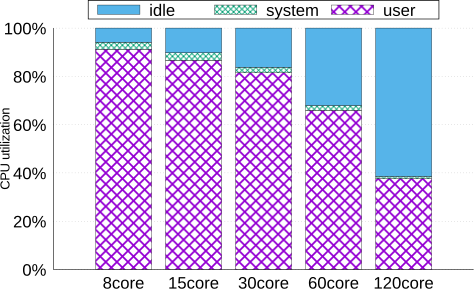

Reproduce this figure in gnuplot.
set font "arial,12" 
set border 3 front lt black linewidth 0.500 dashtype solid
set boxwidth 0.80 absolute
set style fill   pattern 1 border lt -1
#set style fill  solid 1.00 border lt -1
set grid nopolar
set grid noxtics nomxtics ytics nomytics noztics nomztics \
 nox2tics nomx2tics noy2tics nomy2tics nocbtics nomcbtics
set grid layerdefault   lt 0 linewidth 0.600,  lt 0 linewidth 0.600
set key above horizontal Left reverse enhanced autotitle columnhead box lt black linewidth 2.000 dashtype solid font "arial,18" 
set style histogram columnstacked title textcolor lt 1 
set datafile missing '-'
set style data histograms
set xtics border in scale 1,0.5 nomirror norotate font "arial,18" autojustify
#set xtics rotate by -45
set xtics  norangelimit
set xtics   ()
set ytics border in scale 0,0 mirror norotate  autojustify font "arial,18"
set ylabel "CPU utilization"  font "arial,14"
set ztics border in scale 0,0 nomirror norotate  autojustify
set cbtics border in scale 0,0 mirror norotate  autojustify
set rtics axis in scale 0,0 nomirror norotate  autojustify
set paxis 1 tics border in scale 0,0 nomirror norotate  autojustify
set paxis 1 tics autofreq  rangelimit
set paxis 2 tics border in scale 0,0 nomirror norotate  autojustify
set paxis 2 tics autofreq  rangelimit
set paxis 3 tics border in scale 0,0 nomirror norotate  autojustify
set paxis 3 tics autofreq  rangelimit
set paxis 4 tics border in scale 0,0 nomirror norotate  autojustify
set paxis 4 tics autofreq  rangelimit
set paxis 5 tics border in scale 0,0 nomirror norotate  autojustify
set paxis 5 tics autofreq  rangelimit
set paxis 6 tics border in scale 0,0 nomirror norotate  autojustify
set paxis 6 tics autofreq  rangelimit
set paxis 7 tics border in scale 0,0 nomirror norotate  autojustify
set paxis 7 tics autofreq  rangelimit
#set yrange [ 0.00 : * ] noreverse nowriteback
x = 0.0
i = 20

set yrange [0:100] 
set format y '%2.0f%%

set output 'kmeans_cpuutils.eps'
set term eps
plot './data/kmeans_cpuutils.data' using 2 ti col, '' using 3 ti col, '' \
		using 4 ti col, '' using 5 ti col, '' using 6:key(1) ti col
